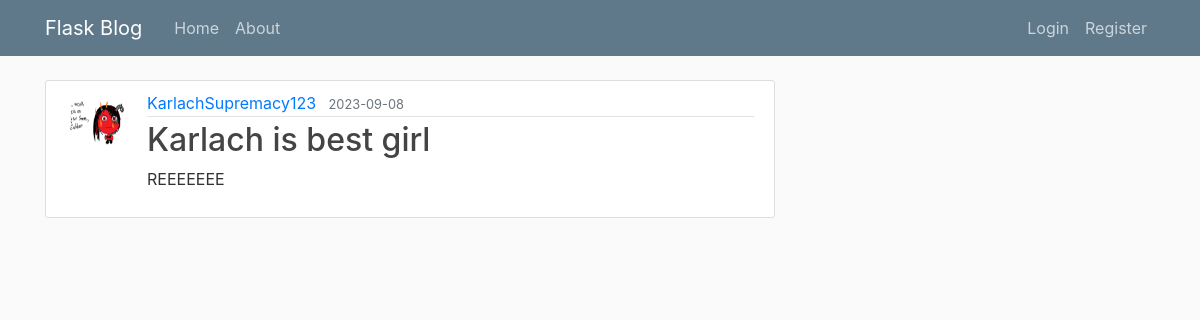
/post/1, run on an earlier commit of the app's database.
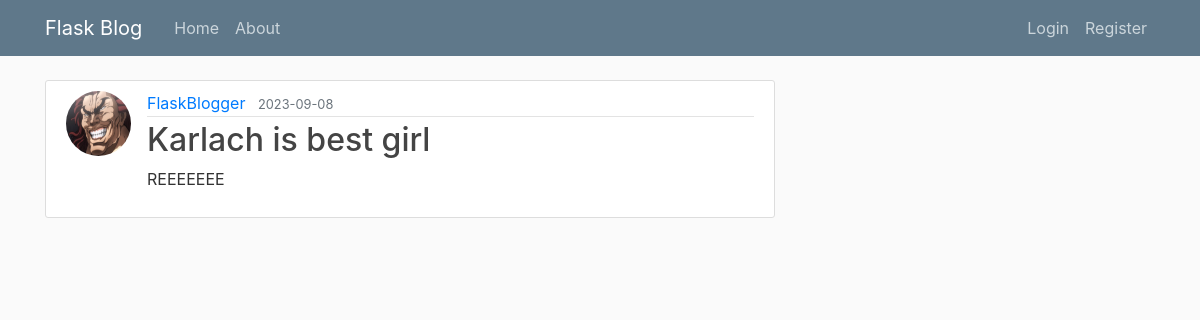
And on a later commit of the database.
### FlaskBlog/models.py (models this page shows, shortened)
class User(db.Model, UserMixin):
    id = db.Column(db.Integer, primary_key=True)  # Define the user's unique identifier as an Integer
    username = db.Column(db.String(20), unique=True, nullable=False)  # User's username, limited to 20 characters
    email = db.Column(db.String(120), unique=True, nullable=False)  # User's email, limited to 120 characters
    image_file = db.Column(db.String(20), nullable=False, default='default.jpg')  # User's profile image file
    password = db.Column(db.String(60), nullable=False)  # User's password, hashed and stored securely
    posts = db.relationship('Post', backref='author', lazy=True)  # Establish a one-to-many relationship with Post model

### FlaskBlog/routes.py (the view)
@app.route("/post/<int:post_id>")
def post(post_id):
    post = Post.query.get_or_404(post_id)
    return render_template('post.html', title=post.title, post=post)

### FlaskBlog/templates/post.html (shortened to what this page needs)
{% extends "layout.html" %}
{% block content %}
  <article class="media content-section">
    <img class="rounded-circle article-img" src="{{ url_for('static', filename='profile_pics/' + post.author.image_file) }}">
    <div class="media-body">
      <div class="article-metadata">
        <a class="mr-2" href="#">{{ post.author.username }}</a>
        <small class="text-muted">{{ post.date_posted.strftime('%Y-%m-%d') }}</small>
      </div>
      <h2 class="article-title">{{ post.title }}</h2>
      <p class="article-content">{{ post.content }}</p>
    </div>
  </article>
{% endblock content %}

What changed in the data, as far as the page shows it:
changed User: image_file: a different picture; author.username "KarlachSupremacy123" → "FlaskBlogger"
